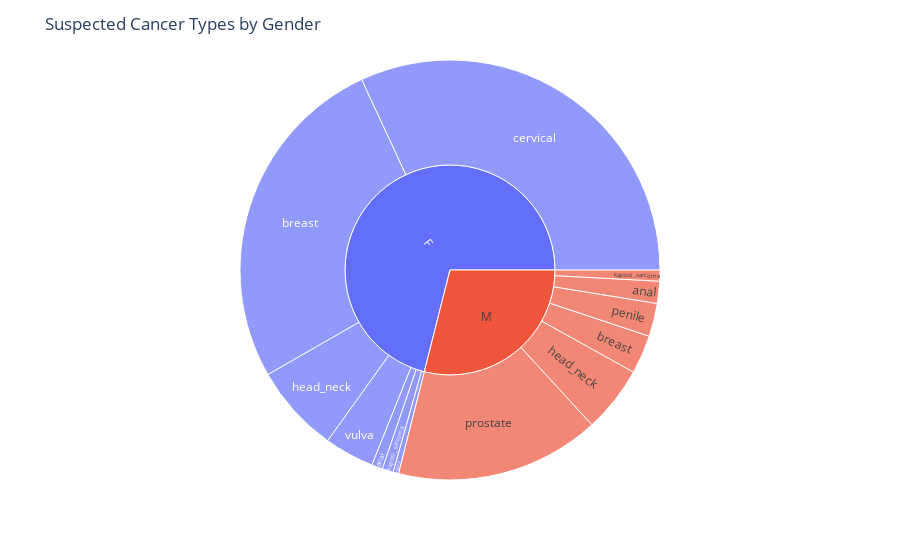

Notebook code for this chart:
### Code cell
# suspected cancer by gender
cancer_res = (referral_reasons
              .filter((pl.col('suspected_cancer') != 'OTHER' ) & (pl.col('suspected_cancer') != 'unsure'))
              .group_by(['suspected_cancer','gender'])
              .agg(pl.col('gender').count().alias('count')))
cancer_res = cancer_res.to_pandas()
fig = px.sunburst(cancer_res, path=['gender', 'suspected_cancer'], values='count')
fig.update_layout(title='Suspected Cancer Types by Gender')
fig.show()

### Figure 1 — Plotly figure (JSON) as saved in the notebook; plotly's stock layout.template omitted (floating-point values rounded to 4 significant figures)
{"data": [{"branchvalues": "total", "domain": {"x": [0, 1], "y": [0, 1]}, "hovertemplate": "labels=%{label}<br>count=%{value}<br>parent=%{parent}<br>id=%{id}<extra></extra>", "ids": ["F/anal", "M/anal", "F/breast", "M/breast", "F/cervical", "F/head_neck", "M/head_neck", "F/kaposi_sarcoma", "M/kaposi_sarcoma", "M/penile", "M/prostate", "F/vaginal", "F/vulva", "F", "M"], "labels": ["anal", "anal", "breast", "breast", "cervical", "head_neck", "head_neck", "kaposi_sarcoma", "kaposi_sarcoma", "penile", "prostate", "vaginal", "vulva", "F", "M"], "name": "", "parents": ["F", "M", "F", "M", "F", "F", "M", "F", "M", "M", "M", "F", "F", "", ""], "type": "sunburst", "values": [2, 4, 62, 7, 75, 16, 12, 2, 2, 6, 37, 1, 9, 167, 68]}], "layout": {"legend": {"tracegroupgap": 0}, "margin": {"t": 60}, "title": {"text": "Suspected Cancer Types by Gender"}}}
